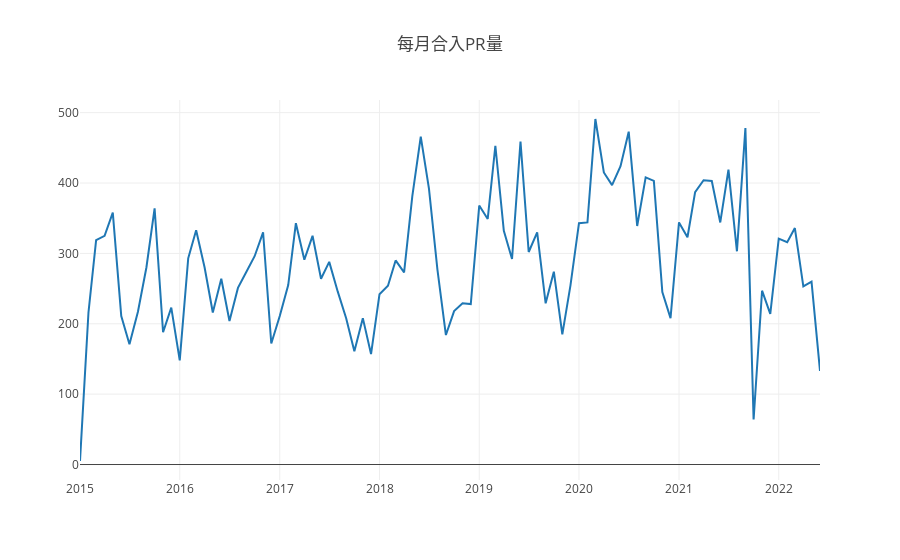

Here is the notebook cell this chart was saved with:
### Markdown cell above
## 3.2 每月合入PR个数

### Code cell
var years = [2015, 2016, 2017, 2018, 2019, 2020, 2021, 2022];
var project_id = 29078997;
Promise.all(years.map(ant =>{
     var s = `select count(*) as merge_pr_num, 
    formatDateTime(created_at,'%Y-%m') as time
    from github_log.events 
    where repo_id=${project_id}
    and toYear(created_at) = ${ant}
    and type = 'PullRequestEvent' 
    and pull_merged=1
    group by formatDateTime(created_at,'%Y-%m')
    order by formatDateTime(created_at,'%Y-%m')`;
    return query(s);
})).then(data =>{

    // 格式化存储数据
    var stars = [];
    var time_show = [];
    for (let i=0;i<data.length;i++){
     for (let j=0; j<data[i].length; j++){
      stars.push(data[i][j].merge_pr_num);
      time_show.push(data[i][j].time);
     };
    };
      var table_data = [];
    for (var t = 0;t<stars.length;t++){
        table_data.push({'Date':time_show[t],'每月合入PR数':stars[t]});
    }
    console.table(table_data);
    console.log("以上为有合入PR的数据");
    
      
        // 绘图
    var dd = [{x:time_show, y:stars,type:"scatter"},];
    openDigger.render.plotly(dd, {title: "每月合入PR量"});
})

### Figure 1 — Plotly figure (JSON) as saved in the notebook; plotly's stock layout.template omitted (floating-point values rounded to 4 significant figures)
{"data": [{"type": "scatter", "x": ["2015-01", "2015-02", "2015-03", "2015-04", "2015-05", "2015-06", "2015-07", "2015-08", "2015-09", "2015-10", "2015-11", "2015-12", "2016-01", "2016-02", "2016-03", "2016-04", "2016-05", "2016-06", "2016-07", "2016-08", "2016-09", "2016-10", "2016-11", "2016-12", "2017-01", "2017-02", "2017-03", "2017-04", "2017-05", "2017-06", "2017-07", "2017-08", "2017-09", "2017-10", "2017-11", "2017-12", "2018-01", "2018-02", "2018-03", "2018-04", "2018-05", "2018-06", "2018-07", "2018-08", "2018-09", "2018-10", "2018-11", "2018-12", "2019-01", "2019-02", "2019-03", "2019-04", "2019-05", "2019-06", "2019-07", "2019-08", "2019-09", "2019-10", "2019-11", "2019-12", "2020-01", "2020-02", "2020-03", "2020-04", "2020-05", "2020-06", "2020-07", "2020-08", "2020-09", "2020-10", "2020-11", "2020-12", "2021-01", "2021-02", "2021-03", "2021-04", "2021-05", "2021-06", "2021-07", "2021-08", "2021-09", "2021-10", "2021-11", "2021-12", "2022-01", "2022-02", "2022-03", "2022-04", "2022-05", "2022-06"], "y": ["5", "216", "319", "325", "358", "211", "171", "217", "280", "364", "188", "223", "148", "293", "333", "280", "216", "264", "204", "251", "274", "296", "330", "172", "211", "255", "343", "291", "325", "264", "288", "246", "208", "161", "208", "157", "242", "254", "290", "273", "381", "466", "392", "277", "184", "218", "229", "228", "368", "349", "453", "332", "292", "459", "302", "330", "229", "274", "185", "255", "343", "344", "491", "415", "397", "424", "473", "339", "408", "403", "245", "208", "344", "323", "387", "404", "403", "344", "419", "303", "478", "64", "247", "214", "321", "316", "336", "253", "260", "133"]}], "layout": {"autosize": true, "title": {"text": "每月合入PR量"}, "xaxis": {"autorange": true, "range": ["2015-01-01", "2022-06-01"], "type": "date"}, "yaxis": {"autorange": true, "range": [-22, 518], "type": "linear"}}}
